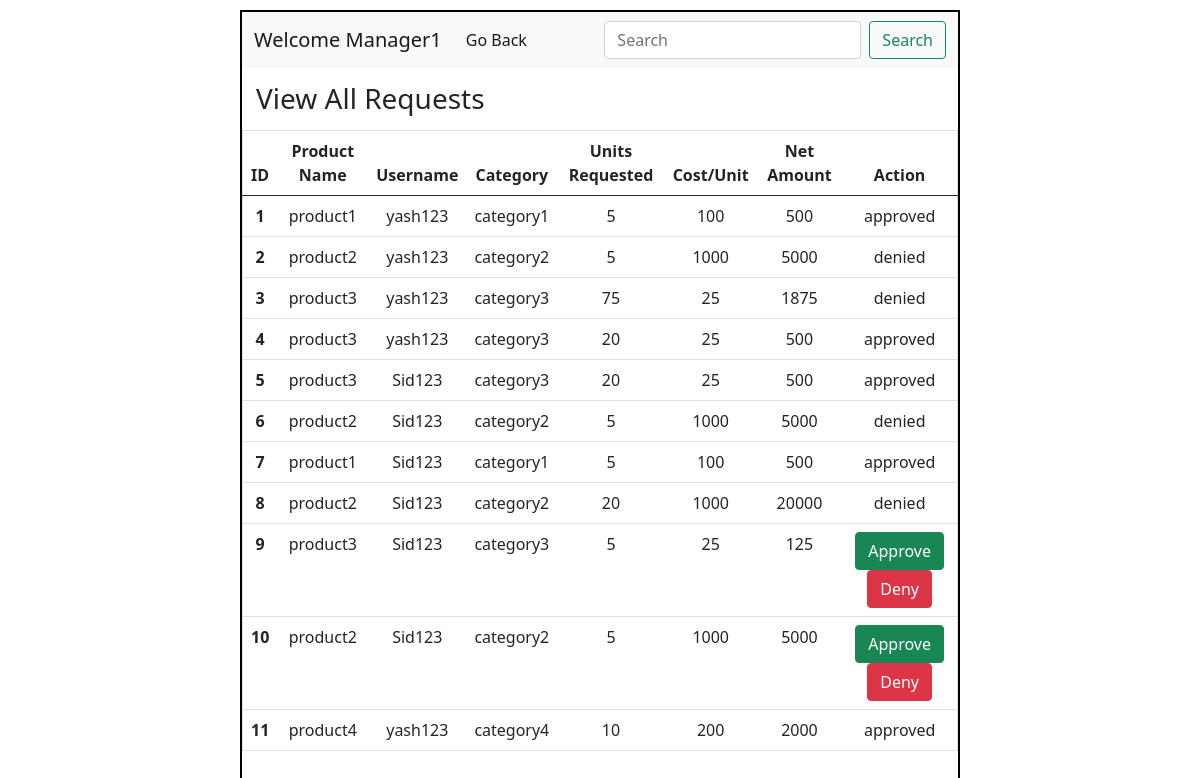
The app's page /manager/requests with its own data.
### application/models.py (models this page shows)
class User(db.Model):
  id = db.Column(db.Integer, primary_key=True)
  username = db.Column(db.String(), unique=True, nullable=False)
  email=db.Column(db.String(), unique=True, nullable=False)
  password=db.Column(db.String(), nullable=False)
  type=db.Column(db.String(), nullable=False, default="user")
  requests=db.relationship("Request", backref="user")

class Request(db.Model):
  id = db.Column(db.Integer, primary_key=True)
  user_id = db.Column(db.Integer(), db.ForeignKey("user.id"),nullable=False)
  product_id = db.Column(db.Integer(), db.ForeignKey("product.id"),nullable=False)
  units_requested = db.Column(db.Integer(), nullable=False)
  status = db.Column(db.String(), nullable=False, default="requested")

class Product(db.Model):
  id = db.Column(db.Integer, primary_key=True)
  name = db.Column(db.String(), nullable=False)
  category = db.Column(db.String(), nullable=False)
  quantity = db.Column(db.Integer(), nullable=False)
  cost = db.Column(db.Integer(), nullable=False)
  status = db.Column(db.String(), nullable=False, default="available")
  requests=db.relationship("Request", backref="product")

### application/controllers.py (the view)
@app.route("/manager/requests")
def m_requests():
  this_user = User.query.filter_by(type="manager").first()
  all_req = Request.query.all()
  return render_template("manager_request.html", this_user=this_user, all_req=all_req)

### templates/manager_request.html (shortened to what this page needs)
<!DOCTYPE html>
<html lang="en">
<head>
  <link rel="stylesheet" href="/static/style.css">
  <link href="https://cdn.jsdelivr.net/npm/bootstrap@5.0.2/dist/css/bootstrap.min.css" rel="stylesheet">
</head>
<body>
  <div id="main">
    <div id="canvas">
      <nav class="navbar navbar-expand-lg navbar-light bg-light">
        <div class="container-fluid">
          <a class="navbar-brand" href="#">Welcome {{this_user.username}}</a>
          <div class="collapse navbar-collapse" id="navbarSupportedContent">
            <ul class="navbar-nav me-auto mb-2 mb-lg-0">
              <li class="nav-item">
                <a class="nav-link active" aria-current="page" href="/manager">Go Back</a>
              </li>
            </ul>
            <form class="d-flex">
              <input class="form-control me-2" type="search" placeholder="Search" aria-label="Search">
              <button class="btn btn-outline-success" type="submit">Search</button>
            </form>
          </div>
        </div>
      </nav>
      <div id="content">
        <h3 class="headings">View All Requests</h3>
        <div id="table">
          <table class="table border text-center">
            <thead>
              <tr>
                <th scope="col">ID</th>
                <th scope="col">Product Name</th>
                <th scope="col">Username</th>
                <th scope="col">Category</th>
                <th scope="col">Units Requested</th>
                <th scope="col">Cost/Unit</th>
                <th scope="col">Net Amount</th>
                <th scope="col" class="text-center">Action</th>
              </tr>
            </thead>
            <tbody>
              {% for req in all_req %}
              <tr>
                <th scope="row">{{req.id}}</th>
                <td>{{req.product.name}}</td>
                <td>{{req.user.username}}</td>
                <td>{{req.product.category}}</td>
                <td>{{req.units_requested}}</td>
                <td>{{req.product.cost}}</td>
                <td>{{req.units_requested * req.product.cost}}</td>
                <td>
                  {% if req.status == "requested" %}
                      <a href="/approve/{{req.id}}" class="btn btn-success">Approve</a>
                      <a href="/deny/{{req.id}}" class="btn btn-danger">Deny</a>
                  {% elif req.status == "approved" %}
                      approved
                  {% else %}
                      denied
                  {% endif %}
                </td>
              </tr>
              {% endfor %}
            </tbody>
          </table>
        </div>
      </div>
    </div>
  </div>
</body>
</html>

### static/style.css (style rules this page uses)
* { margin:0px; }
#main { margin-top: 10px; }
#canvas { border: 2px solid black; width:60%; height:800px; margin:auto; }
.headings { margin:10px; padding: 4px; margin-top: 10px; }

### records on screen
User: username "Manager1"
Request: id "1", product.name "product1", user.username "yash123", product.category "category1", units_requested "5", product.cost "100", req.units_requested*req.product.cost "500", status "approved"
Request: id "2", product.name "product2", user.username "yash123", product.category "category2", units_requested "5", product.cost "1000", req.units_requested*req.product.cost "5000", status "denied"
Request: id "3", product.name "product3", user.username "yash123", product.category "category3", units_requested "75", product.cost "25", req.units_requested*req.product.cost "1875", status "denied"
Request: id "4", product.name "product3", user.username "yash123", product.category "category3", units_requested "20", product.cost "25", req.units_requested*req.product.cost "500", status "approved"
Request: id "5", product.name "product3", user.username "Sid123", product.category "category3", units_requested "20", product.cost "25", req.units_requested*req.product.cost "500", status "approved"
Request: id "6", product.name "product2", user.username "Sid123", product.category "category2", units_requested "5", product.cost "1000", req.units_requested*req.product.cost "5000", status "denied"
Request: id "7", product.name "product1", user.username "Sid123", product.category "category1", units_requested "5", product.cost "100", req.units_requested*req.product.cost "500", status "approved"
Request: id "8", product.name "product2", user.username "Sid123", product.category "category2", units_requested "20", product.cost "1000", req.units_requested*req.product.cost "20000", status "denied"
Request: id "9", product.name "product3", user.username "Sid123", product.category "category3", units_requested "5", product.cost "25", req.units_requested*req.product.cost "125"
Request: id "10", product.name "product2", user.username "Sid123", product.category "category2", units_requested "5", product.cost "1000", req.units_requested*req.product.cost "5000"
Request: id "11", product.name "product4", user.username "yash123", product.category "category4", units_requested "10", product.cost "200", req.units_requested*req.product.cost "2000", status "approved"
